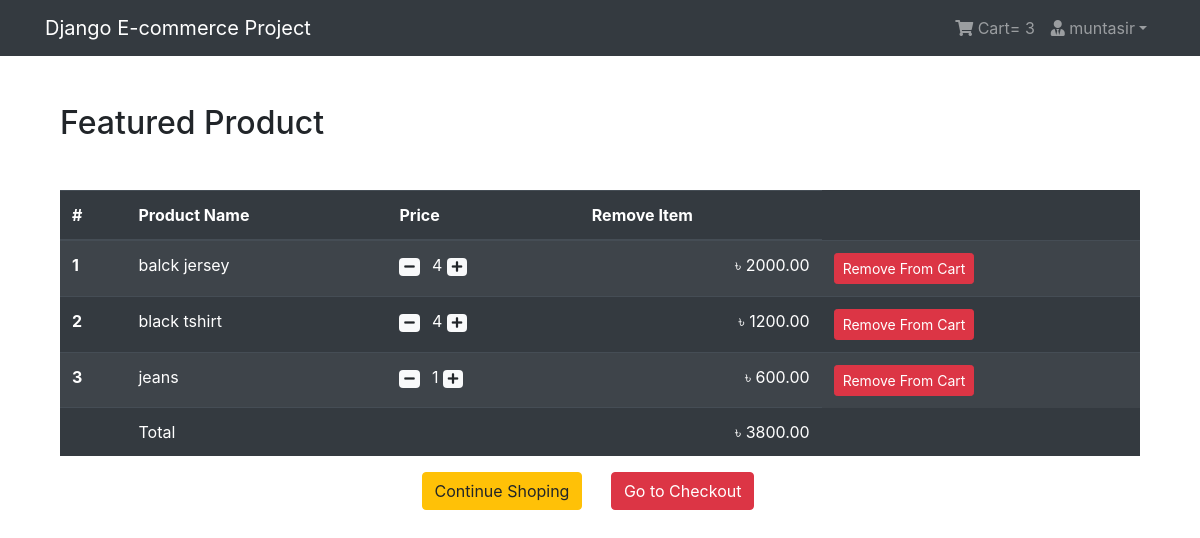
The app's page /shop/cart/ (signed in) with its own data.
### App_login/models.py (models this page shows, shortened)
class User(AbstractBaseUser, PermissionsMixin):
    email = models.EmailField(unique=True, null=False)
    is_staff = models.BooleanField(
        ugettext_lazy('staff status'),
        default=False,
        help_text = ugettext_lazy('Designates whether the user can log in this site')
    )
    is_active = models.BooleanField(
        ugettext_lazy('active'),
        default=True,
        help_text=ugettext_lazy('Designates whether this user should be treated as active. Unselect this instead of deleting accounts')
    )
    USERNAME_FIELD = 'email'
    objects = MyUserManager()

class Profile(models.Model):
    user = models.OneToOneField(User, on_delete=models.CASCADE, related_name='profile')
    username = models.CharField(max_length=264, blank=True)
    full_name = models.CharField(max_length=264, blank=True)
    address_1 = models.TextField(max_length=300, blank=True)
    city = models.CharField(max_length=40, blank=True)
    zipcode = models.CharField(max_length=10, blank=True)
    country = models.CharField(max_length=50, blank=True)
    phone = models.CharField(max_length=20, blank=True)
    date_joined = models.DateTimeField(auto_now_add=True)

### App_Order/models.py (models this page shows, shortened)
class Order(models.Model):
    orderitems = models.ManyToManyField(Cart)
    user = models.ForeignKey(settings.AUTH_USER_MODEL, on_delete=models.CASCADE)
    ordered = models.BooleanField(default=False)
    created = models.DateTimeField(auto_now_add=True)
    paymentId = models.CharField(max_length=264, blank=True, null=True)
    orderId = models.CharField(max_length=200, blank=True, null=True)
    def get_totals(self):
        total = 0
        for order_item in self.orderitems.all():
            total += float(order_item.get_total())
        return total

class Cart(models.Model):
    user = models.ForeignKey(settings.AUTH_USER_MODEL, on_delete=models.CASCADE, related_name="cart")
    item = models.ForeignKey(Product, on_delete=models.CASCADE)
    quantity = models.IntegerField(default=1)
    purchased = models.BooleanField(default=False)
    created = models.DateTimeField(auto_now_add=True)
    updated = models.DateTimeField(auto_now=True)
    def get_total(self):
        total = self.item.price * self.quantity
        float_total = format(total, '0.2f')
        return float_total

### App_shop/models.py (models this page shows, shortened)
class Product(models.Model):
    mainimage = models.ImageField(upload_to='Products')
    name = models.CharField(max_length=264)
    category = models.ForeignKey(Category, on_delete=models.CASCADE, related_name='category')
    preview_text = models.TextField(max_length=200, verbose_name='Preview Text')
    detail_text = models.TextField(max_length=1000, verbose_name='Description')
    price = models.FloatField()
    old_price = models.FloatField(default=0.00)
    created = models.DateTimeField(auto_now_add=True)
    class Meta:
        ordering = ['-created',]

### App_Order/views.py (the view)
# urls.py: path('cart/',views.cart_view,name="cart"),
@login_required
def cart_view(request):
    carts=Cart.objects.filter(user=request.user,purchased=False)
    orders=Order.objects.filter(user=request.user,ordered=False)
    if carts.exists() and orders.exists():
        order=orders[0]
        return render(request, 'App_Order/cart.html', context={'carts':carts, 'order':order})
    else:
        messages.warning(request,"You dont have any item in your cart")
        return redirect("App_shop:home")

### App_Order/templatetags/cart_tag.py (called while the page is built)
@register.filter
def cart_total(user):
	order=Order.objects.filter(user=user,ordered=False)
	if order.exists():
		return order[0].orderitems.count()
	else:
		return 0

### templates/App_Order/cart.html (shortened to what this page needs)
{% extends 'base.html' %}
{% block body_block %}
<div class="container my-5">
  <h2 class="my-5"> Featured Product</h2>
    <table class="table table-striped table-dark">
      <thead>
        <tr>
          <th scope="col">#</th>
          <th scope="col">Product Name</th>
          <th scope="col" align="right">Price</th>
          <th scope="col">Remove Item</th>
        </tr>
      </thead>
      <tbody>
      {% for cart in carts %}
        <tr>
        <th scope="row">{{ forloop.counter }}</th>
          <td>{{cart.item.name}}</td>
          <td>
           <a class="mr-2" href="{% url 'App_Order:decrease' pk=cart.item.pk %}"><span class="badge badge-light"><i class="fas fa-minus"></i></span></a>
            {{ cart.quantity }}
           <a class="mr-2" href="{% url 'App_Order:increase' pk=cart.item.pk %}"> <span class="badge badge-light"> <i class="fas fa-plus"></i></span></a>
          </td>
          <td align="right">&#2547; {{cart.get_total}}</td>
          <td><a href="{% url 'App_Order:remove' pk=cart.item.pk %}" class="btn btn-danger btn-sm">Remove From Cart</a></td>
        </tr>
      {% endfor %}
       <tr>
          <th scope="row"></th>
          <td colspan="2">Total</td>
          <td align="right">&#2547; {{order.get_totals | floatformat:2 }}</td>
       </tr>
    </tbody>
    </table>
<p style="align-items: center;">
  <a href="{% url 'App_shop:home' %}" class="btn btn-warning mr-4">Continue Shoping</a>
  <a href="{% url 'App_Payment:checkout' %}" class="btn btn-danger mr-4"> Go to Checkout</a>
</p>
</div>
{% endblock %}

### templates/navbar.html (shortened to what this page needs)
{% load cart_tag %}
<nav class="navbar navbar-expand-lg navbar-dark bg-dark">
  <div class="container">
    <a class="navbar-brand" href="{% url 'App_shop:home' %}">Django E-commerce Project</a>
    <div class="collapse navbar-collapse" id="navbarNav">
      <ul class="navbar-nav ml-auto">
        {% if request.user.is_authenticated %}
        <li class="nav-item">
          <a href="{% url 'App_Order:cart' %}" class="nav-link">
              <i class="fa fa-shopping-cart"></i> Cart<span>= </span> <span class="badge-badge-light">{{request.user|cart_total}}</span>
          </a>
        </li>
        <li class="nav-item dropdown">
          <a class="nav-link dropdown-toggle" href="#" id="navbarDropdown" role="button" data-toggle="dropdown" aria-haspopup="true" aria-expanded="false"><i class="fas fa-user-tie"></i> {{request.user.profile.username}}</a>
        </li>
        {% else %}
        <li class="nav-item">
          <a href="{% url 'App_login:login' %}" class="btn btn-primary">Login</a>
        </li>
        {% endif %}
      </ul>
    </div>
  </div>
</nav>

### templates/App_Order/cart.html (style rules this page uses)
p { text-align: center;align-items: center; }

### records on screen
User: user|cart_total "3", user.profile.username "muntasir"
Cart: item.name "balck jersey", quantity "4", get_total "2000.00"
Cart: item.name "black tshirt", quantity "4", get_total "1200.00"
Cart: item.name "jeans", quantity "1", get_total "600.00"
Order: get_totals "3800.00"
